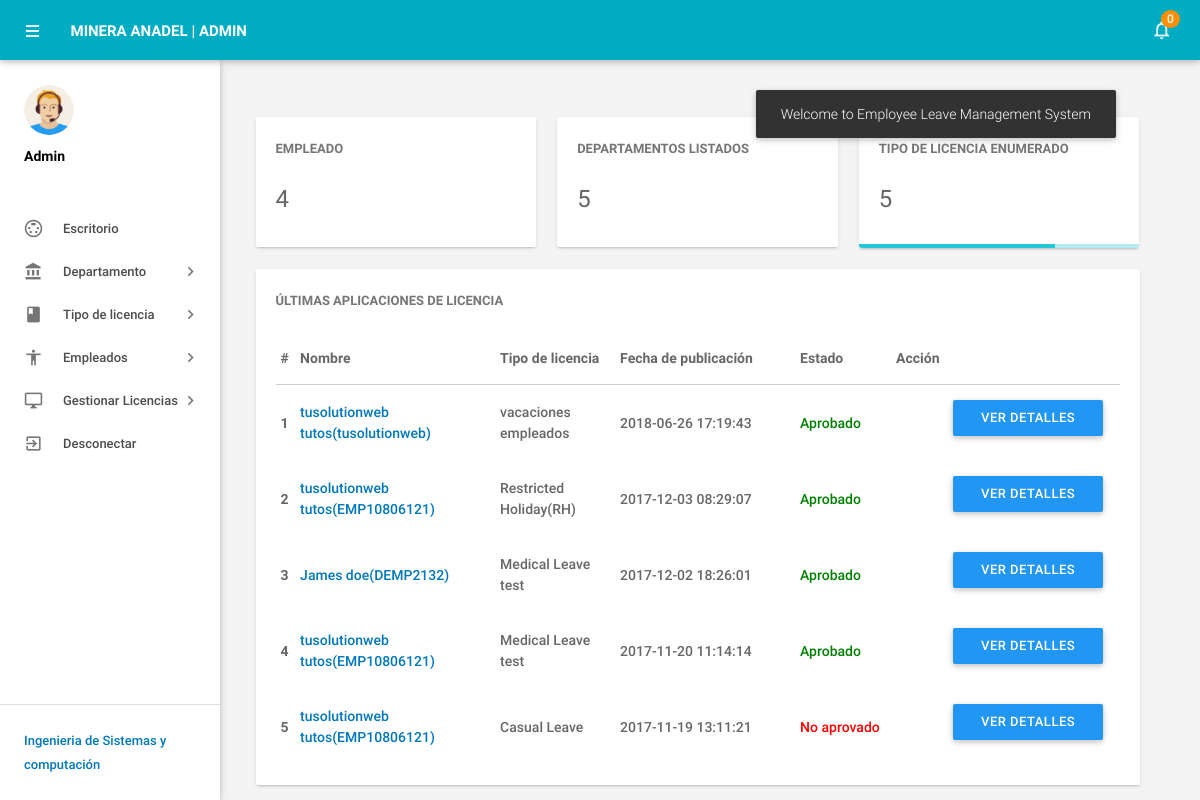
Screenshot of /admin/dashboard.php (signed in) with the database file from the repository.
### tables this page shows
CREATE TABLE `tblleaves` (
  `id` int(11) NOT NULL,
  `LeaveType` varchar(110) NOT NULL,
  `ToDate` varchar(120) NOT NULL,
  `FromDate` varchar(120) NOT NULL,
  `Description` mediumtext NOT NULL,
  `PostingDate` timestamp NOT NULL DEFAULT CURRENT_TIMESTAMP,
  `AdminRemark` mediumtext,
  `AdminRemarkDate` varchar(120) DEFAULT NULL,
  `Status` int(1) NOT NULL,
  `IsRead` int(1) NOT NULL,
  `empid` int(11) DEFAULT NULL
);

CREATE TABLE `tblemployees` (
  `id` int(11) NOT NULL,
  `EmpId` varchar(100) NOT NULL,
  `FirstName` varchar(150) NOT NULL,
  `LastName` varchar(150) NOT NULL,
  `EmailId` varchar(200) NOT NULL,
  `Password` varchar(180) NOT NULL,
  `Gender` varchar(100) NOT NULL,
  `Dob` varchar(100) NOT NULL,
  `Department` varchar(255) NOT NULL,
  `Address` varchar(255) NOT NULL,
  `City` varchar(200) NOT NULL,
  `Country` varchar(150) NOT NULL,
  `Phonenumber` char(11) NOT NULL,
  `Status` int(1) NOT NULL,
  `RegDate` timestamp NOT NULL DEFAULT CURRENT_TIMESTAMP
);

### admin/dashboard.php (the view, shortened to what this page needs)
<?php
include('includes/config.php');
if(strlen($_SESSION['alogin'])==0)
    {
header('location:index.php');
}
else{
?>
<!DOCTYPE html>
<html lang="en">
    <head>
        <link type="text/css" rel="stylesheet" href="../assets/plugins/materialize/css/materialize.min.css"/>
        <link href="../assets/plugins/metrojs/MetroJs.min.css" rel="stylesheet">
        <link href="../assets/plugins/weather-icons-master/css/weather-icons.min.css" rel="stylesheet">
        <link href="../assets/css/alpha.min.css" rel="stylesheet" type="text/css"/>
        <link href="../assets/css/custom.css" rel="stylesheet" type="text/css"/>
    </head>
    <body>
           <?php include('includes/header.php');?>
       <?php include('includes/sidebar.php');?>
            <main class="mn-inner">
                <div class="middle-content">
                    <div class="row no-m-t no-m-b">
                    <div class="col s12 m12 l4">
                        <div class="card stats-card">
                            <div class="card-content">
                                <span class="card-title">empleado</span>
                                <span class="stats-counter">
<?php
$sql = "SELECT id from tblemployees";
$query = $dbh -> prepare($sql);
$query->execute();
$empcount=$query->rowCount();
?>
                                    <span class="counter"><?php echo htmlentities($empcount);?></span></span>
                            </div>
                            <div id="sparkline-bar"></div>
                        </div>
                    </div>
                        <div class="col s12 m12 l4">
                        <div class="card stats-card">
                            <div class="card-content">
                                <span class="card-title">Departamentos listados </span>
    <?php
$sql = "SELECT id from tbldepartments";
$query = $dbh -> prepare($sql);
$query->execute();
$dptcount=$query->rowCount();
?>
                                <span class="stats-counter"><span class="counter"><?php echo htmlentities($dptcount);?></span></span>
                            </div>
                            <div id="sparkline-line"></div>
                        </div>
                    </div>
                    <div class="col s12 m12 l4">
                        <div class="card stats-card">
                            <div class="card-content">
                                <span class="card-title">Tipo de licencia enumerado</span>
                                    <?php
$sql = "SELECT id from  tblleavetype";
$query = $dbh -> prepare($sql);
$query->execute();
$leavtypcount=$query->rowCount();
?>
                                <span class="stats-counter"><span class="counter"><?php echo htmlentities($leavtypcount);?></span></span>
                            </div>
                            <div class="progress stats-card-progress">
                                <div class="determinate" style="width: 70%"></div>
                            </div>
                        </div>
                    </div>
                </div>
                    <div class="row no-m-t no-m-b">
                        <div class="col s12 m12 l12">
                            <div class="card invoices-card">
                                <div class="card-content">
                                    <span class="card-title">Últimas aplicaciones de licencia</span>
                             <table id="example" class="display responsive-table ">
                                    <thead>
                                        <tr>
                                            <th>#</th>
                                            <th width="200">Nombre</th>
                                            <th width="120">Tipo de licencia</th>
                                             <th width="180">Fecha de publicación</th>
                                            <th>Estado</th>
                                            <th align="center">Acción</th>
                                        </tr>
                                    </thead>
                                    <tbody>
<?php $sql = "SELECT tblleaves.id as lid,tblemployees.FirstName,tblemployees.LastName,tblemployees.EmpId,tblemployees.id,tblleaves.LeaveType,tblleaves.PostingDate,tblleaves.Status from tblleaves join tblemployees on tblleaves.empid=tblemployees.id order by lid desc limit 6";
$query = $dbh -> prepare($sql);
$query->execute();
$results=$query->fetchAll(PDO::FETCH_OBJ);
$cnt=1;
if($query->rowCount() > 0)
{
foreach($results as $result)
{
      ?>
                                        <tr>
                                            <td> <b><?php echo htmlentities($cnt);?></b></td>
                                              <td><a href="editemployee.php?empid=<?php echo htmlentities($result->id);?>" target="_blank"><?php echo htmlentities($result->FirstName." ".$result->LastName);?>(<?php echo htmlentities($result->EmpId);?>)</a></td>
                                            <td><?php echo htmlentities($result->LeaveType);?></td>
                                            <td><?php echo htmlentities($result->PostingDate);?></td>
                                                                       <td><?php $stats=$result->Status;
if($stats==1){
                                             ?>
                                                 <span style="color: green">Aprobado</span>
                                                 <?php } if($stats==2)  { ?>
                                                <span style="color: red">No aprovado</span>
                                                 <?php } if($stats==0)  { ?>
 <span style="color: blue">A la espera de la aprobación</span>
 <?php } ?>
                                             </td>
          <td>
           <td><a href="leave-details.php?leaveid=<?php echo htmlentities($result->lid);?>" class="waves-effect waves-light btn blue m-b-xs"  > Ver detalles</a></td>
                                    </tr>
                                         <?php $cnt++;} }?>
                                    </tbody>
                                </table>
                                </div>
                            </div>
                        </div>
                    </div>
                </div>
            </main>
        </div>
    </body>
</html>
<?php } ?>

### rows the page displays
tblleaves: tblemployees.FirstName+LastName "tusolutionweb tutos", tblemployees.EmpId "tusolutionweb", LeaveType "vacaciones empleados", PostingDate "2018-06-26 17:19:43", Status "Aprobado"
tblleaves: tblemployees.FirstName+LastName "tusolutionweb tutos", tblemployees.EmpId "EMP10806121", LeaveType "Restricted Holiday(RH)", PostingDate "2017-12-03 08:29:07", Status "Aprobado"
tblleaves: tblemployees.FirstName+LastName "James doe", tblemployees.EmpId "DEMP2132", LeaveType "Medical Leave test", PostingDate "2017-12-02 18:26:01", Status "Aprobado"
tblleaves: tblemployees.FirstName+LastName "tusolutionweb tutos", tblemployees.EmpId "EMP10806121", LeaveType "Medical Leave test", PostingDate "2017-11-20 11:14:14", Status "Aprobado"
tblleaves: tblemployees.FirstName+LastName "tusolutionweb tutos", tblemployees.EmpId "EMP10806121", LeaveType "Casual Leave", PostingDate "2017-11-19 13:11:21", Status "No aprovado"

### other values shown
$unreadcount "0"
$empcount "4"
$dptcount "5"
$leavtypcount "5"
